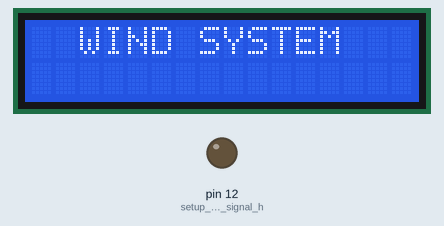
Simulated run of this sketch. Board: Arduino Uno, built with avr-gcc and run on an emulated ATmega328P. Parts: 16×2 character LCD, output pins drawn as LEDs (lit = HIGH). What the sketch prints to the serial monitor is not drawn.

Above: at 0.1 s.
At 6.1 s:
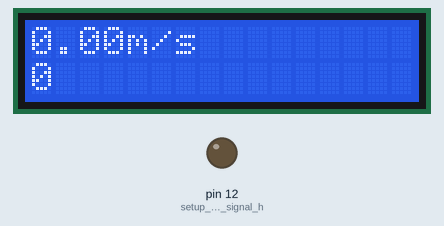

The sketch:

WIND5.ino
```cpp
//More Information at: https://www.aeq-web.com/
//Version 2.0 | 11-NOV-2020
#include <LiquidCrystal_I2C.h>
LiquidCrystal_I2C lcd(0x27,16,2);  // set the LCD address to 0x3F for a 16 chars and 2 line display


//PIN&TIME
const int RecordTime = 3; //Define Measuring Time (Seconds)
const int SensorPin = 13;  //Define Interrupt Pin 13
#define led 5
//VARIABLE
int InterruptCounter;
int level =0;
float WindSpeed;

void setup()
{
  Serial.begin(115200);
  pinMode(12, OUTPUT); //setup LED pin to signal high wind alarm condition
  lcd.init();
  lcd.clear();
  lcd.backlight();      // Make sure backlight is on
  lcd.setCursor(2, 0);
  lcd.print("WIND SYSTEM");
  delay(3000);
  lcd.clear();
}

void loop() {
  meassure();
//  Serial.print("Wind Speed: ");
//  Serial.print(WindSpeed);       //Speed in km/h
//  Serial.print(" km/h - ");
//  Serial.print(WindSpeed / 3.6); //Speed in m/s
//  Serial.println(" m/s");
  /////Km/h
//  lcd.setCursor(0, 0);
//  lcd.print(WindSpeed);
//  lcd.print("Km/h");
  /////m/s
  lcd.setCursor(0, 0);
  lcd.print(WindSpeed / 3.6);
  lcd.print("m/s ");
  /////ระดับความเร็วลม
  if(WindSpeed == 0){
    Serial.print("Not Working ");
    level=0;
    show_level();

  }
  else {
    Serial.print("Working ");
    if((WindSpeed / 3.6) <= 1.5){
      level=1;
      show_level();
    }
    else if((WindSpeed / 3.6) <= 3){
      level=2;
      show_level();
    }
    else if((WindSpeed / 3.6) <= 4.5){
      level=3;
      show_level();
    }
    else if((WindSpeed / 3.6) <= 6){
      level=4;
      show_level();
    }
    else if((WindSpeed / 3.6) <= 7.5){
      level=5;
      show_level();
    }
    else if((WindSpeed / 3.6) <= 9){
      level=6;
      show_level();
    }


    if(WindSpeed >= 30){
      digitalWrite(led,HIGH);
    }
    else{
      digitalWrite(led,LOW);
    }
  }
}

void meassure() {
  InterruptCounter = 0;
  attachInterrupt(digitalPinToInterrupt(SensorPin), countup, RISING);
  delay(1000 * RecordTime);
  detachInterrupt(digitalPinToInterrupt(SensorPin));
  WindSpeed = (float)InterruptCounter / ((float)RecordTime * 3.6);
}

void countup() {
  InterruptCounter++;
}
void show_level(){
  lcd.setCursor(0, 1);
  lcd.print(level);
}
```
